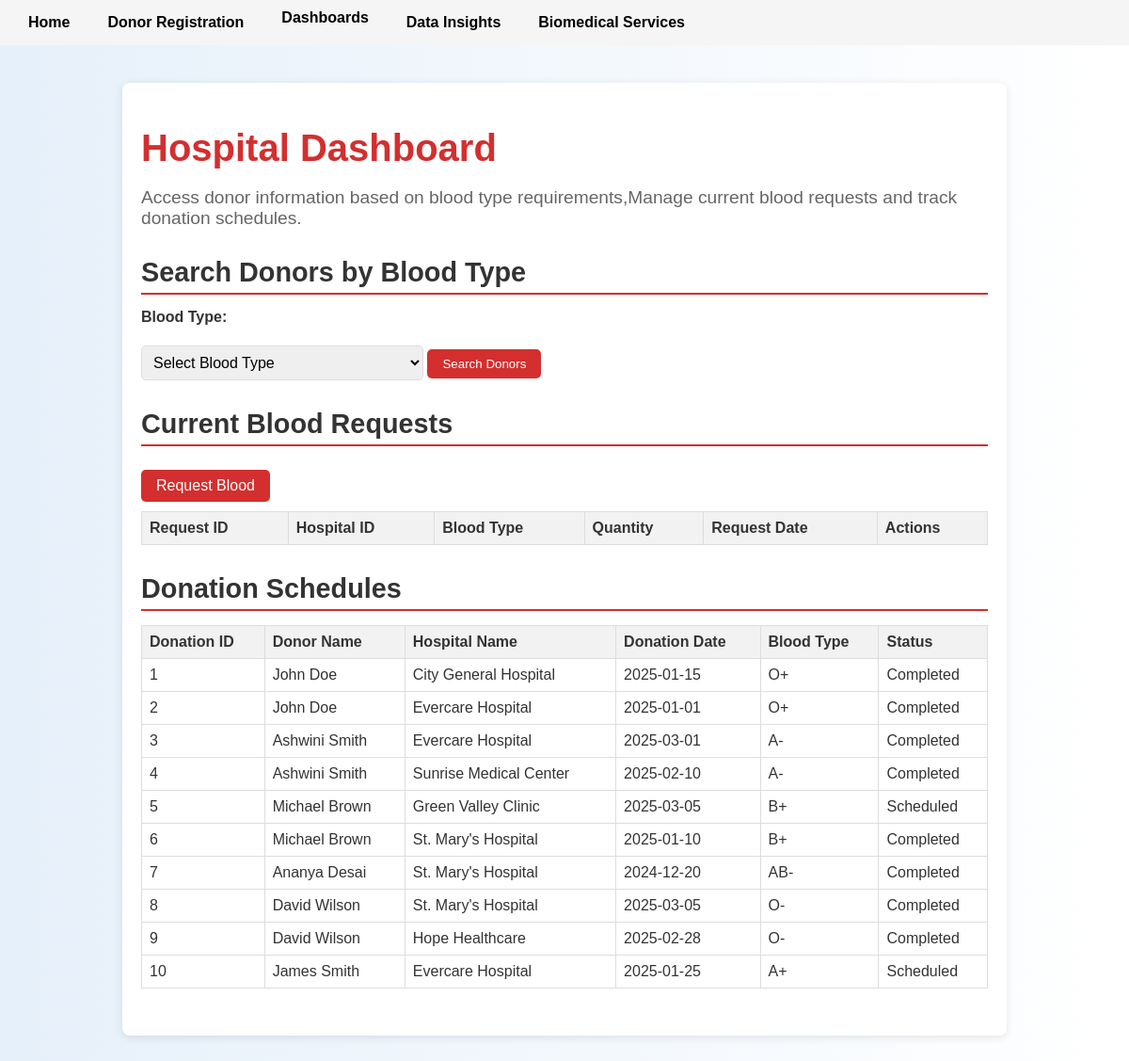
Before: /hospital with the older database file.
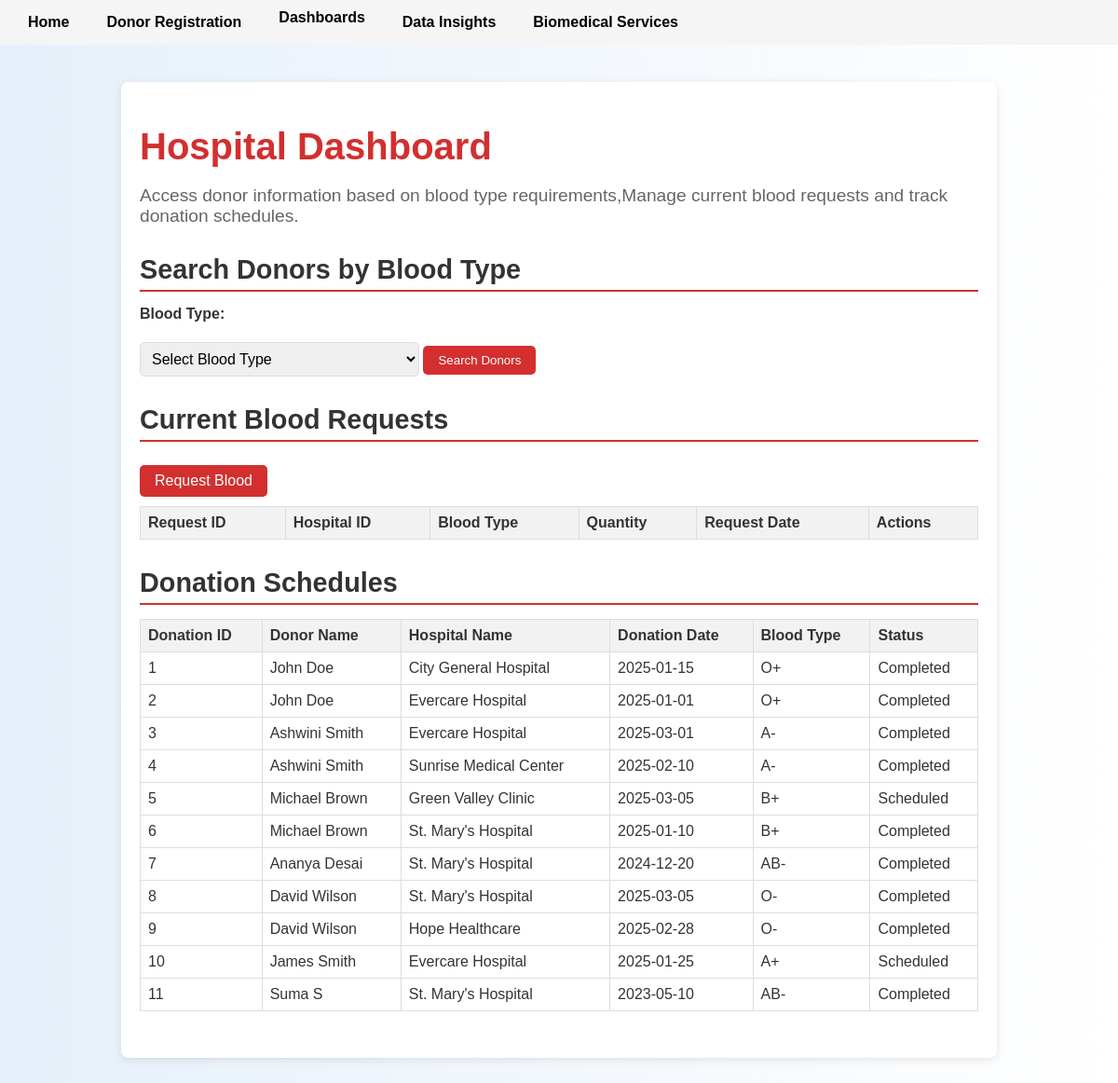
After: the same page with the newer database file.
### tables this page shows
CREATE TABLE Donations (
    DonationID INTEGER PRIMARY KEY AUTOINCREMENT,
    DonorID INTEGER NOT NULL,
    HospitalID INTEGER NOT NULL,
    DonationDate DATE NOT NULL,
    BloodType TEXT NOT NULL,
    Status TEXT NOT NULL CHECK (Status IN ('Completed', 'Scheduled')),
    FOREIGN KEY (DonorID) REFERENCES Donors(DonorID) ON DELETE CASCADE,
    FOREIGN KEY (HospitalID) REFERENCES Hospitals(HospitalID) ON DELETE CASCADE
);

CREATE TABLE Donors (
    DonorID INTEGER PRIMARY KEY AUTOINCREMENT,
    Name TEXT NOT NULL,
    DateOfBirth DATE NOT NULL,
    BloodType TEXT NOT NULL CHECK (BloodType IN ('A+', 'A-', 'B+', 'B-', 'AB+', 'AB-', 'O+', 'O-')),
    ContactInfo TEXT NOT NULL,
    Email TEXT UNIQUE NOT NULL,
    LastDonationDate DATE
);

CREATE TABLE Hospitals (
    HospitalID INTEGER PRIMARY KEY AUTOINCREMENT,
    Name TEXT NOT NULL,
    Location TEXT NOT NULL,
    ContactInfo TEXT NOT NULL,
    HospitalType TEXT NOT NULL CHECK (HospitalType IN ('Public', 'Private', 'Military', 'Other'))
);

### app.py (the view)
@app.route('/hospital', methods=['GET', 'POST'])
def hospital_dashboard():
    logging.debug(f"Request method: {request.method}, Query params: {request.args}, Session before: {dict(session)}")
    conn = get_db()
    hospitals = conn.execute('SELECT * FROM Hospitals').fetchall()
    blood_requests = conn.execute('SELECT * FROM BloodRequests').fetchall()
    donations = conn.execute('''
        SELECT Donations.*, Donors.Name AS DonorName, Hospitals.Name AS HospitalName
        FROM Donations
        JOIN Donors ON Donations.DonorID = Donors.DonorID
        JOIN Hospitals ON Donations.HospitalID = Hospitals.HospitalID
    ''').fetchall()
    donors = []
    searched_blood_type = None
    if request.method == 'POST':
        blood_type = request.form['blood_type']
        donors = conn.execute('''
            SELECT Donors.*, DonationEligibility.EligibilityStatus
            FROM Donors
            LEFT JOIN DonationEligibility ON Donors.DonorID = DonationEligibility.DonorID
            WHERE Donors.BloodType = ?
        ''', (blood_type,)).fetchall()
        searched_blood_type = blood_type
        success = session.get('success_message', None)
    else:
        success = session.pop('success_message', None)
    logging.debug(f"Rendering hospital_dashboard with success message: {success}, Session after: {dict(session)}")
    return render_template('hospital_dashboard.html', hospitals=hospitals, blood_requests=blood_requests,
                           donations=donations, donors=donors, searched_blood_type=searched_blood_type, success=success)

### app.py (called while the page is built)
def get_db():
    conn = sqlite3.connect('database.db')
    conn.row_factory = sqlite3.Row
    return conn

### templates/hospital_dashboard.html (shortened to what this page needs)
{% extends "layout.html" %}
{% block content %}
<div class="container">
    <h1>Hospital Dashboard</h1>
    <p class="subtitle">Access donor information based on blood type requirements,Manage current blood requests and track donation schedules.</p>
    <section class="donor-search">
        <h2>Search Donors by Blood Type</h2>
        <form method="POST" action="{{ url_for('search_donors_by_blood_type') }}">
            <label for="blood_type">Blood Type:</label>
            <select name="blood_type" id="blood_type" required>
                <option value="" disabled selected>Select Blood Type</option>
            </select>
            <button type="submit" class="btn">Search Donors</button>
        </form>
    </section>
    <section class="blood-requests">
        <h2>Current Blood Requests</h2>
        <a href="{{ url_for('request_blood') }}" class="btn">Request Blood</a>
        <table>
            <tr>
                <th>Request ID</th>
                <th>Hospital ID</th>
                <th>Blood Type</th>
                <th>Quantity</th>
                <th>Request Date</th>
                <th>Actions</th>
            </tr>
        </table>
    </section>
    <section class="donation-schedules">
        <h2>Donation Schedules</h2>
        <table>
            <tr>
                <th>Donation ID</th>
                <th>Donor Name</th>
                <th>Hospital Name</th>
                <th>Donation Date</th>
                <th>Blood Type</th>
                <th>Status</th>
            </tr>
            {% for donation in donations %}
            <tr>
                <td>{{ donation['DonationID'] }}</td>
                <td>{{ donation['DonorName'] }}</td>
                <td>{{ donation['HospitalName'] }}</td>
                <td>{{ donation['DonationDate'] }}</td>
                <td>{{ donation['BloodType'] }}</td>
                <td>{{ donation['Status'] }}</td>
            </tr>
            {% endfor %}
        </table>
    </section>
{% endblock %}

Changed rows visible on the page:
added Donations: DonationID "11", DonorName "Suma S", HospitalName "St. Mary's Hospital", DonationDate "2023-05-10", BloodType "AB-", Status "Completed"
